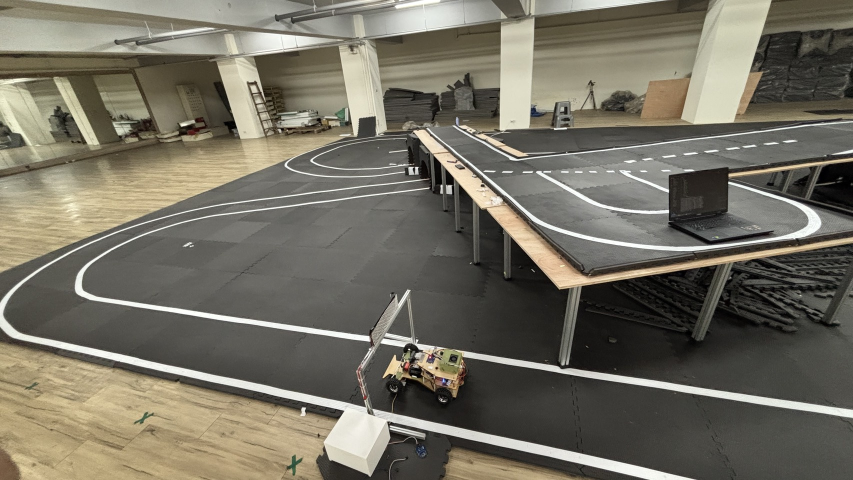
#> input picture 海報資料/圖片/賽道_全景含車.jpg, 1706 x 960 px (shown at 1/2 size)
$ python -i cam_align.py   (imports and definitions only)   (older library calls are emulated)
#> lines starting #> are read from the running program, lines starting #| are printed output that depends on the picture
#!/usr/bin/env python3
"""鏡頭對準：拿車上固定不動的前板 / 底板當基準，看鏡頭和「校正當時」差多少度。
車子停著就能用，不用擺在賽道上（主程式要先關，鏡頭才不會被佔用）。

  python3 tools/cam_align.py              # 每 0.5 秒印一行，一邊轉鏡頭一邊看，三項都 OK 就對準了；Ctrl+C 結束
  python3 tools/cam_align.py --once       # 只量一次
  python3 tools/cam_align.py --save-ref   # 用現在的鏡頭重做基準（重跑 tools/calibrate.py 之後才做）

基準檔 tools/plate_ref.npz：2026-11-18 15:19 校正（calib.json：地平線 8.3、中心 175.9）之後
10 次出發前靜止畫面的前板邊緣中位數。鏡頭被動到 → 前板在畫面上的位置跟著移 → 換算成度數。
"""
import argparse
import math
import os
import sys
import time

import cv2
import numpy as np
import yaml

HERE = os.path.dirname(os.path.dirname(os.path.abspath(__file__)))
sys.path.insert(0, HERE)
REF = os.path.join(HERE, "tools", "plate_ref.npz")

Y_CUR = 260                  # 現在的畫面從這一列往下比（640×480）
Y_REF, Y_REF_END = 330, 410  # 基準：前板上半部這幾列（下半部留給鏡頭往上抬時的搜尋空間，約 ±8°）
X_M = 60                     # 左右各留 60 px 搜尋（約 ±7.5°）
TOL = 0.5                    # 三項都在 ±0.5° 內算對準
MIN_SCORE = 0.4              # 相似度低於這個 = 比對不到（車子在動、前板被擋住、鏡頭動太多）
GOOD_SCORE = 0.6             # 低於這個還是印數字，但標「參考用」（前板反光會讓相似度掉到 0.5 左右，數字仍準：和車道線量的一致）


def edges(gray):
    g = gray.astype(np.float32)
    m = cv2.GaussianBlur(np.hypot(cv2.Sobel(g, cv2.CV_32F, 1, 0), cv2.Sobel(g, cv2.CV_32F, 0, 1)), (0, 0), 2)
    return m / (m.max() + 1e-6)


# [85 lines left out: functions template_from, measure, hint, main, not called in this run]


# [2 lines not run here, left out]

>>> import cv2
>>> picture = cv2.imread('../../../海報資料/圖片/賽道_全景含車.jpg', cv2.IMREAD_GRAYSCALE)
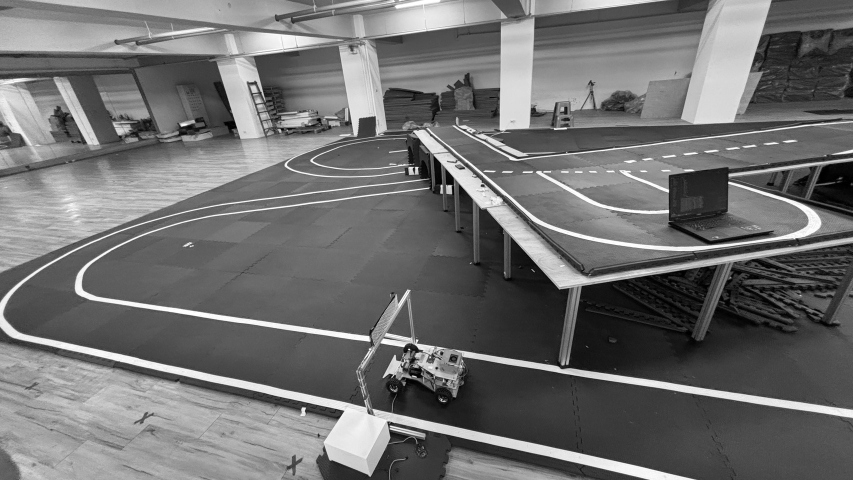
#> picture: shape (960, 1706) (shown at 1/2 size); min 0, max 255, mean 111.9
>>> result = edges(picture)
#> in edges, `m = cv2.GaussianBlur(np.hypot(cv2.Sobel(g, cv2.CV_32F, 1, 0), cv2.Sobe..`:
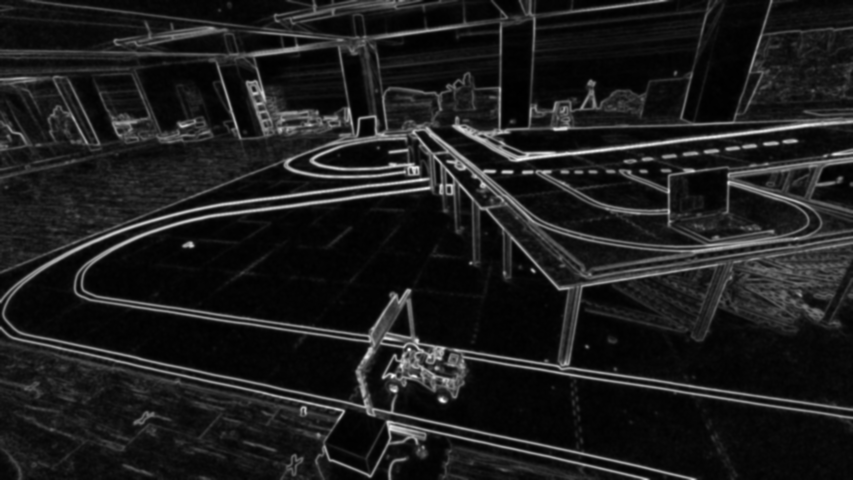
#> m: shape (960, 1706) float32 (shown at 1/2 size); min 0.0952, max 455, mean 52.1; drawn with min black and max white

$ run again, on 海報資料/圖片/賽道_岔路.jpg
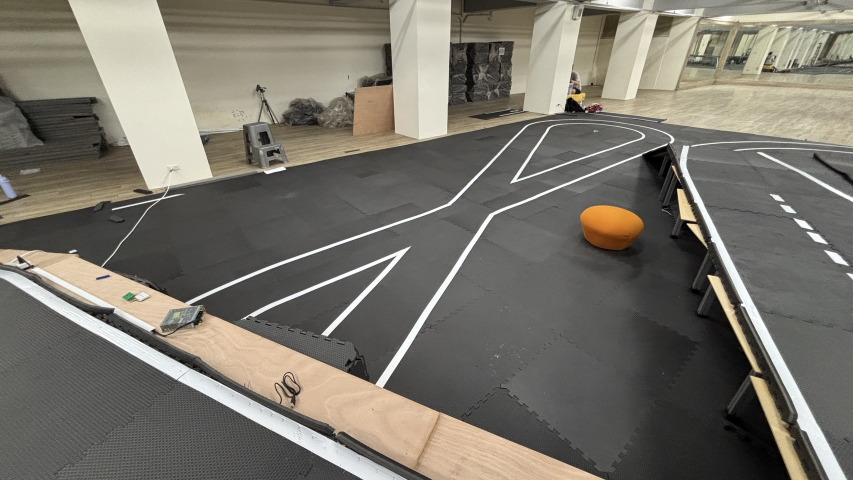
#> input picture 海報資料/圖片/賽道_岔路.jpg, 1706 x 960 px (shown at 1/2 size)
#> `picture = cv2.imread('../../../海報資料/圖片/賽道_全景含車.jpg', cv2.IMREAD_GRAYSC..`:
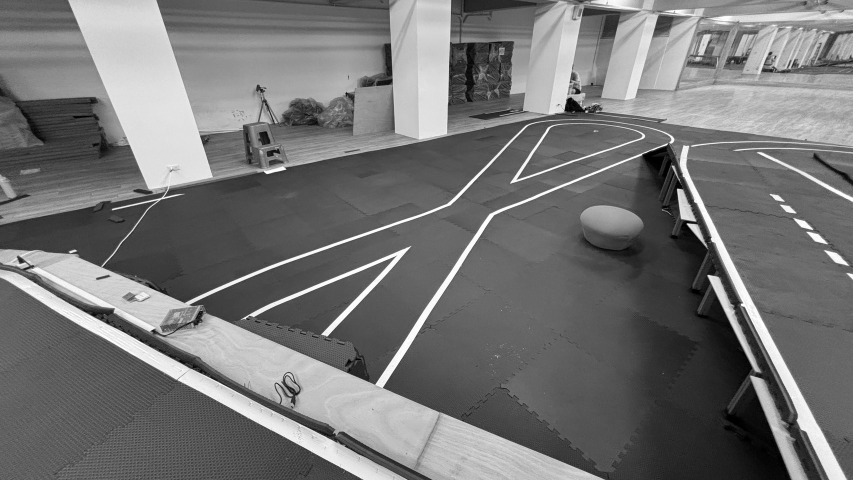
#> picture: shape (960, 1706) (shown at 1/2 size); min 0, max 255, mean 116.6
#> in edges, `m = cv2.GaussianBlur(np.hypot(cv2.Sobel(g, cv2.CV_32F, 1, 0), cv2.Sobe..`:
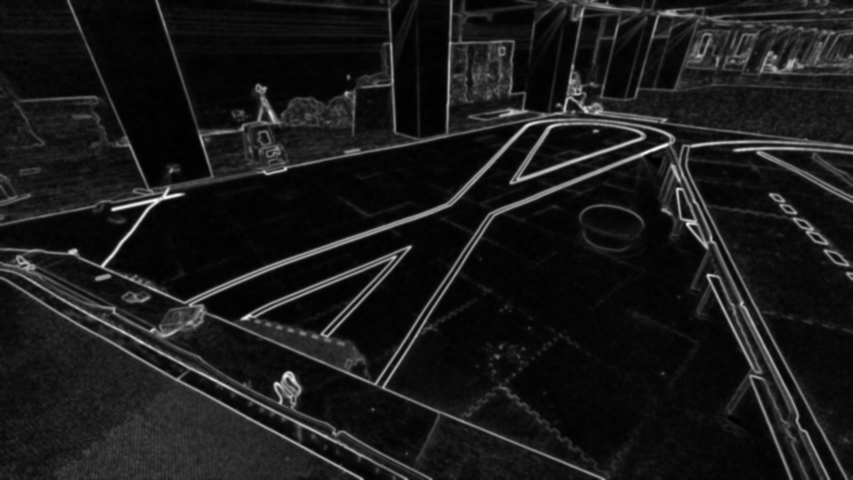
#> m: shape (960, 1706) float32 (shown at 1/2 size); min 0.36, max 434.9, mean 44.4; drawn with min black and max white

$ run again, on 海報資料/圖片/賽道_長彎與坡道.jpg
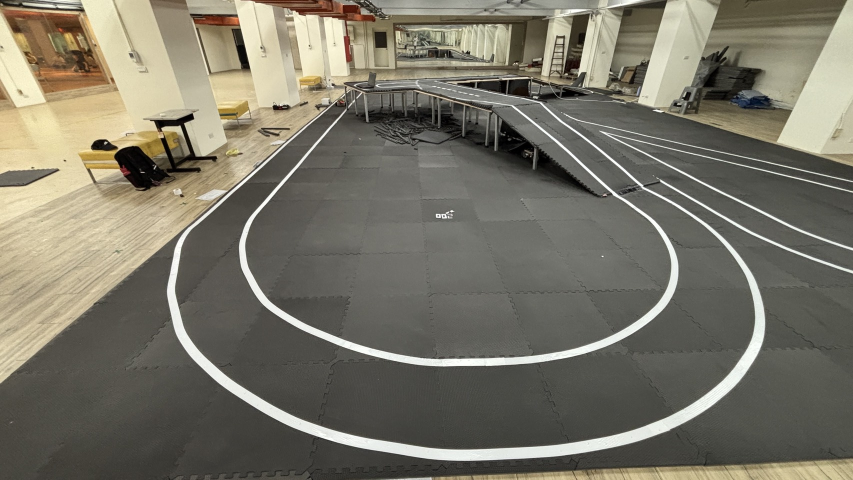
#> input picture 海報資料/圖片/賽道_長彎與坡道.jpg, 1706 x 960 px (shown at 1/2 size)
#> `picture = cv2.imread('../../../海報資料/圖片/賽道_全景含車.jpg', cv2.IMREAD_GRAYSC..`:
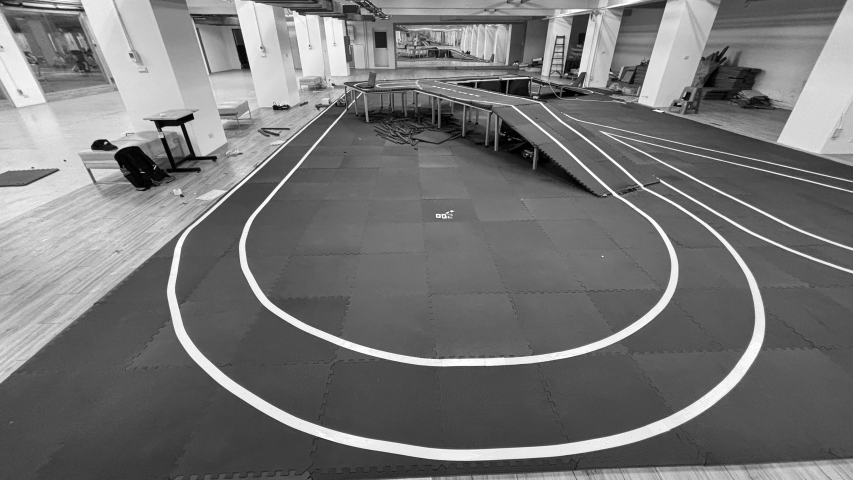
#> picture: shape (960, 1706) (shown at 1/2 size); min 0, max 255, mean 117.1
#> in edges, `m = cv2.GaussianBlur(np.hypot(cv2.Sobel(g, cv2.CV_32F, 1, 0), cv2.Sobe..`:
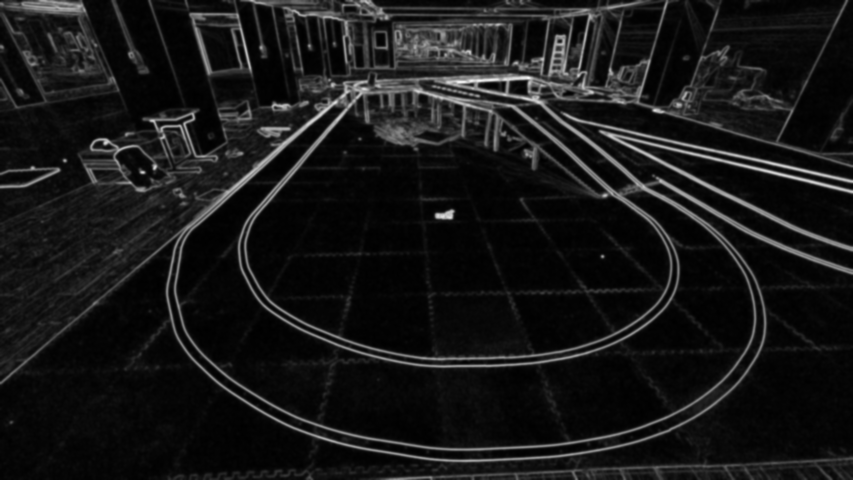
#> m: shape (960, 1706) float32 (shown at 1/2 size); min 0.837, max 465.7, mean 43.5; drawn with min black and max white

$ run again, on 海報資料/圖片/賽道_高架與彎道.jpg
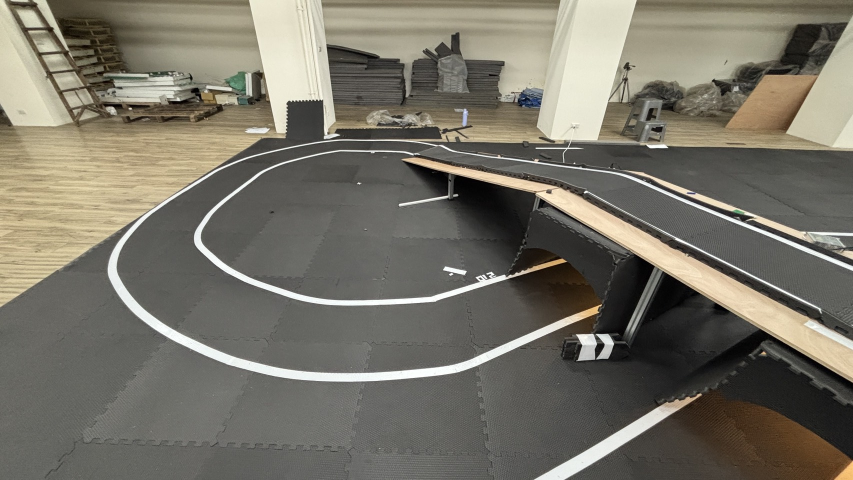
#> input picture 海報資料/圖片/賽道_高架與彎道.jpg, 1706 x 960 px (shown at 1/2 size)
#> `picture = cv2.imread('../../../海報資料/圖片/賽道_全景含車.jpg', cv2.IMREAD_GRAYSC..`:
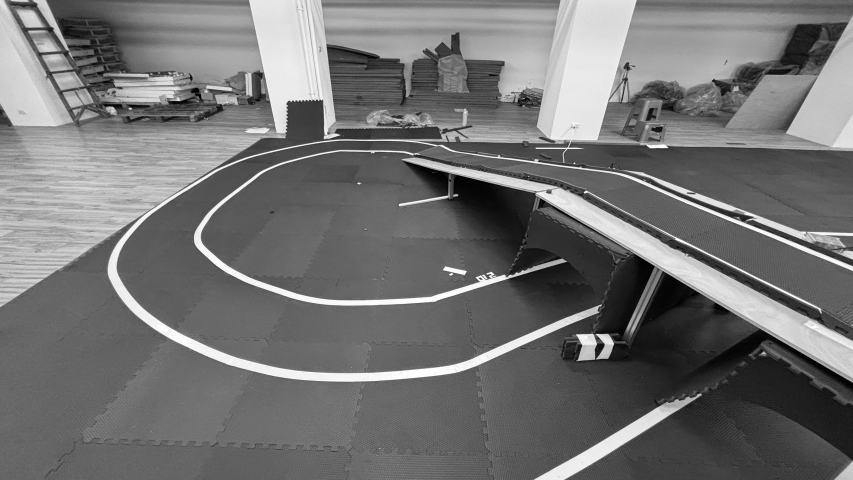
#> picture: shape (960, 1706) (shown at 1/2 size); min 0, max 255, mean 115
#> in edges, `m = cv2.GaussianBlur(np.hypot(cv2.Sobel(g, cv2.CV_32F, 1, 0), cv2.Sobe..`:
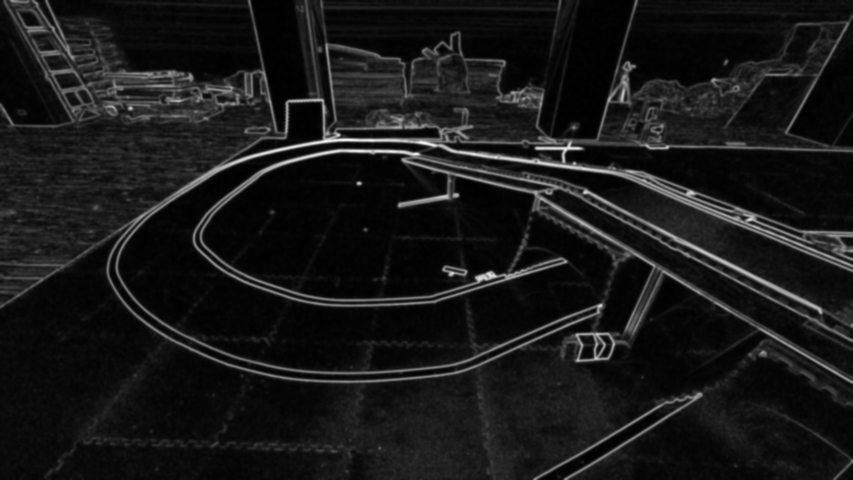
#> m: shape (960, 1706) float32 (shown at 1/2 size); min 0.772, max 458, mean 44.4; drawn with min black and max white
